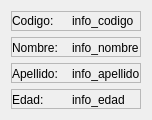
<?xml version="1.0" encoding="UTF-8"?>
<ui version="4.0">
 <class>interfaz_mas_informacion</class>
 <widget class="QDialog" name="interfaz_mas_informacion">
  <property name="geometry">
   <rect>
    <x>0</x>
    <y>0</y>
    <width>146</width>
    <height>116</height>
   </rect>
  </property>
  <property name="windowTitle">
   <string>Empleado</string>
  </property>
  <layout class="QVBoxLayout" name="verticalLayout">
   <item>
    <widget class="QFrame" name="frame">
     <property name="sizePolicy">
      <sizepolicy hsizetype="Preferred" vsizetype="Fixed">
       <horstretch>0</horstretch>
       <verstretch>0</verstretch>
      </sizepolicy>
     </property>
     <property name="minimumSize">
      <size>
       <width>0</width>
       <height>20</height>
      </size>
     </property>
     <property name="maximumSize">
      <size>
       <width>16777215</width>
       <height>20</height>
      </size>
     </property>
     <property name="frameShape">
      <enum>QFrame::StyledPanel</enum>
     </property>
     <property name="frameShadow">
      <enum>QFrame::Raised</enum>
     </property>
     <layout class="QHBoxLayout" name="horizontalLayout">
      <property name="spacing">
       <number>0</number>
      </property>
      <property name="leftMargin">
       <number>0</number>
      </property>
      <property name="topMargin">
       <number>0</number>
      </property>
      <property name="rightMargin">
       <number>0</number>
      </property>
      <property name="bottomMargin">
       <number>0</number>
      </property>
      <item>
       <widget class="QLabel" name="label">
        <property name="sizePolicy">
         <sizepolicy hsizetype="Fixed" vsizetype="Preferred">
          <horstretch>0</horstretch>
          <verstretch>0</verstretch>
         </sizepolicy>
        </property>
        <property name="minimumSize">
         <size>
          <width>60</width>
          <height>0</height>
         </size>
        </property>
        <property name="maximumSize">
         <size>
          <width>60</width>
          <height>16777215</height>
         </size>
        </property>
        <property name="text">
         <string>Codigo:</string>
        </property>
       </widget>
      </item>
      <item>
       <widget class="QLabel" name="info_codigo">
        <property name="sizePolicy">
         <sizepolicy hsizetype="Preferred" vsizetype="Preferred">
          <horstretch>0</horstretch>
          <verstretch>0</verstretch>
         </sizepolicy>
        </property>
        <property name="text">
         <string>info_codigo</string>
        </property>
       </widget>
      </item>
     </layout>
    </widget>
   </item>
   <item>
    <widget class="QFrame" name="frame_4">
     <property name="sizePolicy">
      <sizepolicy hsizetype="Preferred" vsizetype="Fixed">
       <horstretch>0</horstretch>
       <verstretch>0</verstretch>
      </sizepolicy>
     </property>
     <property name="minimumSize">
      <size>
       <width>0</width>
       <height>20</height>
      </size>
     </property>
     <property name="maximumSize">
      <size>
       <width>16777215</width>
       <height>20</height>
      </size>
     </property>
     <property name="frameShape">
      <enum>QFrame::StyledPanel</enum>
     </property>
     <property name="frameShadow">
      <enum>QFrame::Raised</enum>
     </property>
     <layout class="QHBoxLayout" name="horizontalLayout_4">
      <property name="spacing">
       <number>0</number>
      </property>
      <property name="leftMargin">
       <number>0</number>
      </property>
      <property name="topMargin">
       <number>0</number>
      </property>
      <property name="rightMargin">
       <number>0</number>
      </property>
      <property name="bottomMargin">
       <number>0</number>
      </property>
      <item>
       <widget class="QLabel" name="label_7">
        <property name="sizePolicy">
         <sizepolicy hsizetype="Fixed" vsizetype="Preferred">
          <horstretch>0</horstretch>
          <verstretch>0</verstretch>
         </sizepolicy>
        </property>
        <property name="minimumSize">
         <size>
          <width>60</width>
          <height>20</height>
         </size>
        </property>
        <property name="maximumSize">
         <size>
          <width>60</width>
          <height>20</height>
         </size>
        </property>
        <property name="text">
         <string>Nombre:</string>
        </property>
       </widget>
      </item>
      <item>
       <widget class="QLabel" name="info_nombre">
        <property name="sizePolicy">
         <sizepolicy hsizetype="Preferred" vsizetype="Preferred">
          <horstretch>0</horstretch>
          <verstretch>0</verstretch>
         </sizepolicy>
        </property>
        <property name="minimumSize">
         <size>
          <width>0</width>
          <height>20</height>
         </size>
        </property>
        <property name="maximumSize">
         <size>
          <width>16777215</width>
          <height>20</height>
         </size>
        </property>
        <property name="text">
         <string>info_nombre</string>
        </property>
       </widget>
      </item>
     </layout>
    </widget>
   </item>
   <item>
    <widget class="QFrame" name="frame_3">
     <property name="sizePolicy">
      <sizepolicy hsizetype="Preferred" vsizetype="Fixed">
       <horstretch>0</horstretch>
       <verstretch>0</verstretch>
      </sizepolicy>
     </property>
     <property name="minimumSize">
      <size>
       <width>0</width>
       <height>20</height>
      </size>
     </property>
     <property name="maximumSize">
      <size>
       <width>16777215</width>
       <height>20</height>
      </size>
     </property>
     <property name="frameShape">
      <enum>QFrame::StyledPanel</enum>
     </property>
     <property name="frameShadow">
      <enum>QFrame::Raised</enum>
     </property>
     <layout class="QHBoxLayout" name="horizontalLayout_3">
      <property name="spacing">
       <number>0</number>
      </property>
      <property name="leftMargin">
       <number>0</number>
      </property>
      <property name="topMargin">
       <number>0</number>
      </property>
      <property name="rightMargin">
       <number>0</number>
      </property>
      <property name="bottomMargin">
       <number>0</number>
      </property>
      <item>
       <widget class="QLabel" name="label_5">
        <property name="sizePolicy">
         <sizepolicy hsizetype="Fixed" vsizetype="Fixed">
          <horstretch>0</horstretch>
          <verstretch>0</verstretch>
         </sizepolicy>
        </property>
        <property name="minimumSize">
         <size>
          <width>60</width>
          <height>20</height>
         </size>
        </property>
        <property name="maximumSize">
         <size>
          <width>60</width>
          <height>20</height>
         </size>
        </property>
        <property name="text">
         <string>Apellido:</string>
        </property>
       </widget>
      </item>
      <item>
       <widget class="QLabel" name="info_apellido">
        <property name="sizePolicy">
         <sizepolicy hsizetype="Preferred" vsizetype="Preferred">
          <horstretch>0</horstretch>
          <verstretch>0</verstretch>
         </sizepolicy>
        </property>
        <property name="minimumSize">
         <size>
          <width>0</width>
          <height>20</height>
         </size>
        </property>
        <property name="maximumSize">
         <size>
          <width>16777215</width>
          <height>20</height>
         </size>
        </property>
        <property name="text">
         <string>info_apellido</string>
        </property>
       </widget>
      </item>
     </layout>
    </widget>
   </item>
   <item>
    <widget class="QFrame" name="frame_2">
     <property name="sizePolicy">
      <sizepolicy hsizetype="Preferred" vsizetype="Fixed">
       <horstretch>0</horstretch>
       <verstretch>0</verstretch>
      </sizepolicy>
     </property>
     <property name="minimumSize">
      <size>
       <width>0</width>
       <height>20</height>
      </size>
     </property>
     <property name="maximumSize">
      <size>
       <width>16777215</width>
       <height>20</height>
      </size>
     </property>
     <property name="frameShape">
      <enum>QFrame::StyledPanel</enum>
     </property>
     <property name="frameShadow">
      <enum>QFrame::Raised</enum>
     </property>
     <layout class="QHBoxLayout" name="horizontalLayout_2">
      <property name="spacing">
       <number>0</number>
      </property>
      <property name="leftMargin">
       <number>0</number>
      </property>
      <property name="topMargin">
       <number>0</number>
      </property>
      <property name="rightMargin">
       <number>0</number>
      </property>
      <property name="bottomMargin">
       <number>0</number>
      </property>
      <item>
       <widget class="QLabel" name="label_3">
        <property name="sizePolicy">
         <sizepolicy hsizetype="Fixed" vsizetype="Preferred">
          <horstretch>0</horstretch>
          <verstretch>0</verstretch>
         </sizepolicy>
        </property>
        <property name="minimumSize">
         <size>
          <width>60</width>
          <height>20</height>
         </size>
        </property>
        <property name="maximumSize">
         <size>
          <width>60</width>
          <height>20</height>
         </size>
        </property>
        <property name="text">
         <string>Edad:</string>
        </property>
       </widget>
      </item>
      <item>
       <widget class="QLabel" name="info_edad">
        <property name="sizePolicy">
         <sizepolicy hsizetype="Preferred" vsizetype="Preferred">
          <horstretch>0</horstretch>
          <verstretch>0</verstretch>
         </sizepolicy>
        </property>
        <property name="minimumSize">
         <size>
          <width>0</width>
          <height>20</height>
         </size>
        </property>
        <property name="maximumSize">
         <size>
          <width>16777215</width>
          <height>20</height>
         </size>
        </property>
        <property name="text">
         <string>info_edad</string>
        </property>
       </widget>
      </item>
     </layout>
    </widget>
   </item>
  </layout>
 </widget>
 <resources/>
 <connections/>
</ui>
